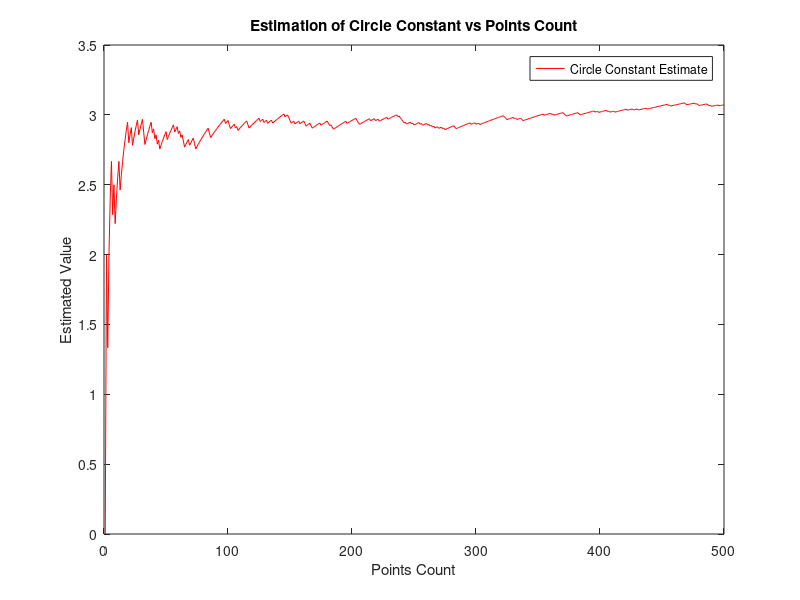
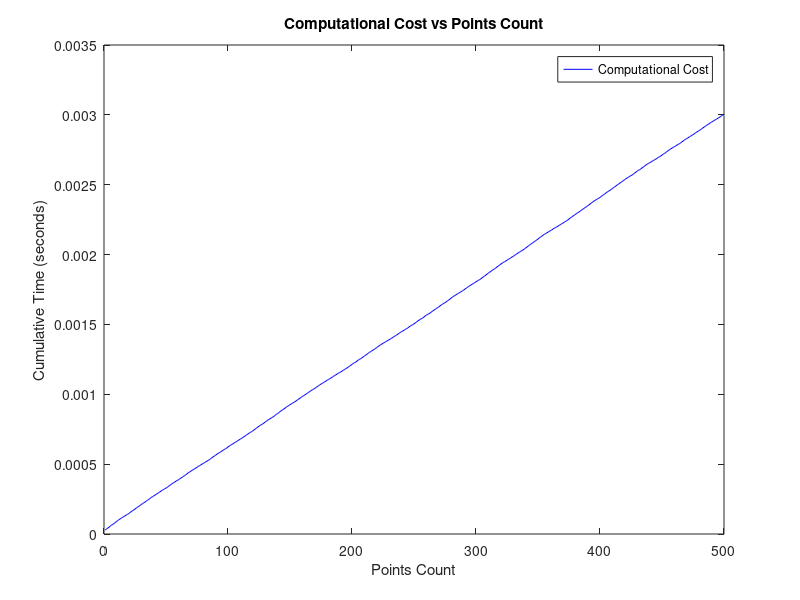

Write MATLAB code to recreate these figures, in order. (Note: this script raises an error after producing the figures.)
% MATLAB Project 1 - Estimating pi Using Monte Carlo Methods

%Part 1: For Loop
% Number of random points for the first estimation
pointsCount = 500;  % You can modify this value

% Start the timer
startTime = tic;

% Initialize variables
insideCount = 0;  % Points inside the quarter circle
xVals = rand(pointsCount, 1);  % Random x-coordinates
yVals = rand(pointsCount, 1);  % Random y-coordinates
circleEstimates = zeros(pointsCount, 1);  % Array to store estimates

% For loop to estimate circle constant
for idx = 1:pointsCount
    % Check if point is inside the quarter circle
    if xVals(idx)^2 + yVals(idx)^2 <= 1
        insideCount = insideCount + 1;
    end
    
    % Estimate circle constant
    circleEstimates(idx) = 4 * insideCount / idx;
end

% Stop the timer
totalTime = toc(startTime);

% Plot the estimated value as the number of points increases
figure(1);  % Create figure for estimates
plot(1:pointsCount, circleEstimates, 'r');  % Change color to red
xlabel('Points Count');
ylabel('Estimated Value');
title('Estimation of Circle Constant vs Points Count');
legend('Circle Constant Estimate');
drawnow;  % Force rendering

% Compute the deviation from the mean estimate
meanEstimate = mean(circleEstimates);
estimateDeviation = abs(circleEstimates - meanEstimate);

% Plot the deviation from the average estimate
figure(2);  % Create figure for deviations
plot(1:pointsCount, estimateDeviation, 'g');  % Change color to green
xlabel('Points Count');
ylabel('Deviation from Mean Estimate');
title('Deviation of Circle Constant Estimate');
drawnow;  % Force rendering

% Display the total time taken
fprintf('Time for %d points: %f seconds\n', pointsCount, totalTime);

% Initialize a vector to store computation times
computationTimes = zeros(pointsCount, 1);

% For loop to estimate Pi and measure computation time
for idx = 1:pointsCount
    % Start timer for this iteration
    iterStartTime = tic;
    
    % Check if point is inside the quarter circle
    if xVals(idx)^2 + yVals(idx)^2 <= 1
        insideCount = insideCount + 1;
    end
    
    % Estimate Pi
    circleEstimates(idx) = 4 * insideCount / idx;
    
    % Stop the timer for this iteration and store the time
    computationTimes(idx) = toc(iterStartTime);
end

% Plot the computational cost vs points count
plot(1:pointsCount, cumsum(computationTimes), 'b');  % Cumulative time
xlabel('Points Count');
ylabel('Cumulative Time (seconds)');
title('Computational Cost vs Points Count');
legend('Computational Cost');
drawnow;

%Part 2: While loop
% Initialize tolerance levels for significant figures
precision2Digits = 0.01;   % For 2 digits of precision
precision3Digits = 0.001;  % For 3 digits of precision

% Initialize variables for the while loop
pointLimit = 1000;         % Starting number of points
insidePoints = 0;          % Points inside the circle
xVals = rand(pointLimit, 1); % Random x-coordinates
yVals = rand(pointLimit, 1); % Random y-coordinates
lastEstimate = 0;          % Previous estimate

% Initialize counters and flags for precision
iterationsFor2Digits = 0;
iterationsFor3Digits = 0;
precisionsMet = [false, false];  % Precision flags

% While loop to estimate the circle constant
while ~all(precisionsMet)
    % Count points inside the circle
    insidePoints = sum(xVals.^2 + yVals.^2 <= 1); 
    currentEstimate = 4 * insidePoints / pointLimit;  % Current estimate
    
    % Calculate deviation from the previous estimate
    currentDeviation = abs(currentEstimate - lastEstimate);
    
    % Check for 2-digit precision
    if ~precisionsMet(1) && currentDeviation < precision2Digits
        precisionsMet(1) = true;
        iterationsFor2Digits = pointLimit;
        fprintf('2-digit estimate: %.2f\n', currentEstimate);
    end
    
    % Check for 3-digit precision
    if ~precisionsMet(2) && currentDeviation < precision3Digits
        precisionsMet(2) = true;
        iterationsFor3Digits = pointLimit;
        fprintf('3-digit estimate: %.3f\n', currentEstimate);
    end
    
    % Update the last estimate and increase the number of points
    lastEstimate = currentEstimate;
    pointLimit = pointLimit + 1000;
    xVals = rand(pointLimit, 1);
    yVals = rand(pointLimit, 1);
end

% Display the number of points needed for each precision level
fprintf('Points to reach 2 digits: %d\n', iterationsFor2Digits);
fprintf('Points to reach 3 digits: %d\n', iterationsFor3Digits);

computeConstant(3);  % Call the function to estimate with 3-digit precision

% Function to estimate the Circle Constant with a user-defined precision
function circleEstimate = computeConstant(userPrecision)
    % Set default precision if not provided
    if nargin < 1
        userPrecision = 3; % Default is 3-digit precision
    end

    % Set tolerance and format based on precision
    switch userPrecision
        case 2
            tolerance = 0.1;
            formatSpec = '%.2f'; % 2-digit format
        case 3
            tolerance = 0.01;
            formatSpec = '%.3f'; % 3-digit format
    end

    % Initialize variables for the loop
    maxPoints = 1000;
    inCircleCount = 0;
    xCoord = rand(maxPoints, 1);
    yCoord = rand(maxPoints, 1);
    prevEstimate = 0;

    % While loop until required precision is reached
    while true
        % Count points inside the circle
        inCircleCount = sum(xCoord.^2 + yCoord.^2 <= 1);
        currentEstimate = 4 * inCircleCount / maxPoints;
        
        % Check if the precision is achieved
        if abs(currentEstimate - prevEstimate) < tolerance
            % Display the final estimate
            fprintf('Estimate with %d digits: %s\n', userPrecision, sprintf(formatSpec, currentEstimate));
            % Plot the random points
            displayPoints(xCoord, yCoord, currentEstimate, sprintf('%d Digits Precision', userPrecision), formatSpec);
            break;
        end
        
        % Update the previous estimate and increase points
        prevEstimate = currentEstimate;
        maxPoints = maxPoints + 1000;
        xCoord = rand(maxPoints, 1);
        yCoord = rand(maxPoints, 1);
    end

    % Return the final estimate
    circleEstimate = currentEstimate;
end

% Function to plot points inside and outside the circle
function displayPoints(xCoord, yCoord, estValue, precisionLabel, formatSpec)
    figure(3);  % Create figure for points
    hold on;
    axis equal;
    
    % Title with estimated value and precision
    title(sprintf('Monte Carlo - Circle Constant: %s (%s)', sprintf(formatSpec, estValue), precisionLabel), 'FontSize', 14);
    xlabel('X');
    ylabel('Y');
    
    % Plot points: blue for inside the circle, orange for outside
    pointsInside = xCoord.^2 + yCoord.^2 <= 1;
    plot(xCoord(pointsInside), yCoord(pointsInside), 'b.');
    plot(xCoord(~pointsInside), yCoord(~pointsInside), 'm.');  % Change to magenta for outside points
    
    hold off;
    drawnow;  % Render plot immediately
end